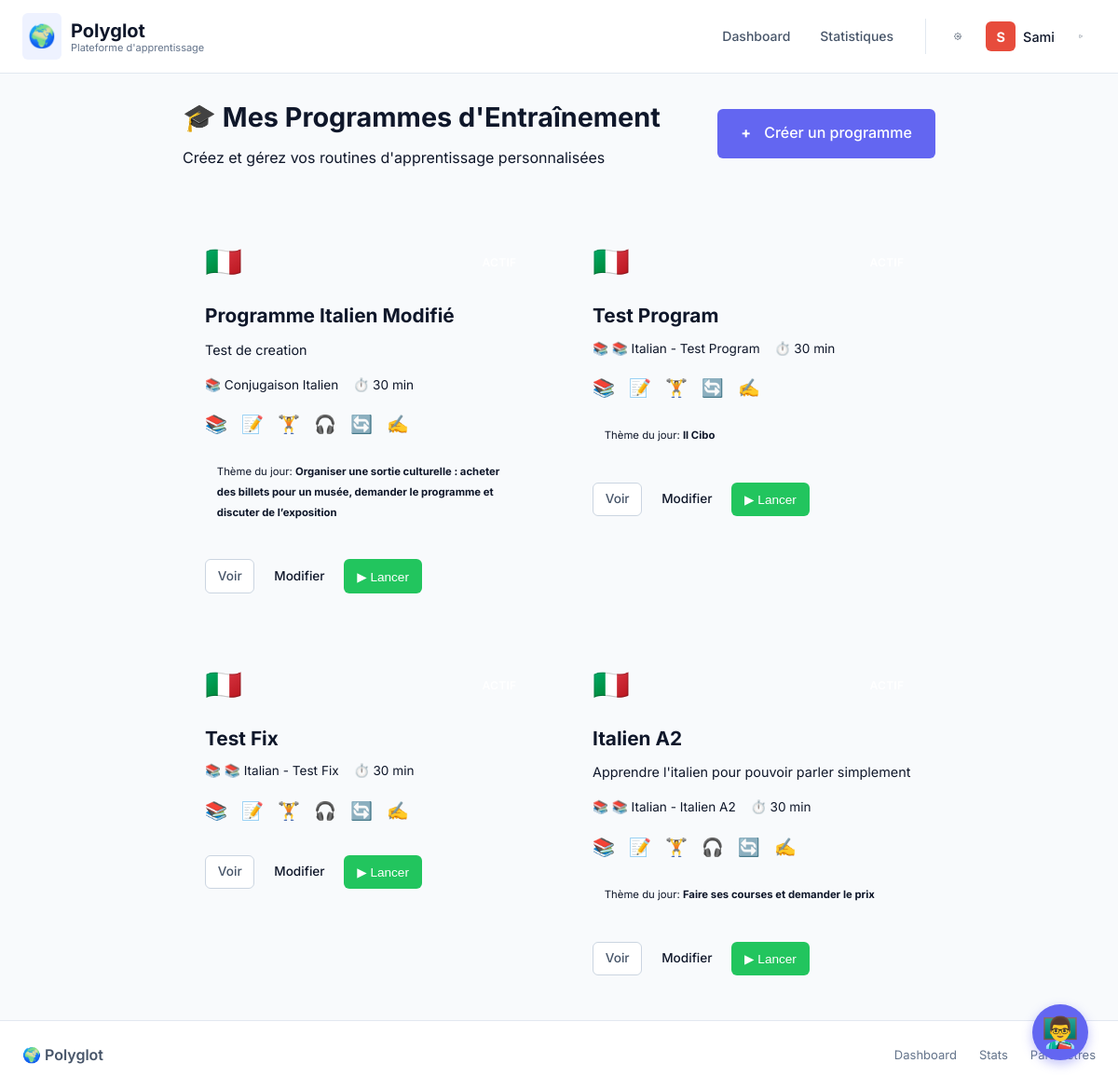
The app's page /programs/ (signed in) with its own data.
### app/models.py (models this page shows, shortened)
class User(UserMixin, db.Model):
    id = db.Column(db.Integer, primary_key=True)
    username = db.Column(db.String(80), unique=True, nullable=False)
    password_hash = db.Column(db.String(256))  # Password obligatoire pour nouveaux users
    is_pro = db.Column(db.Boolean, default=False)
    avatar_color = db.Column(db.String(7), default='#3498db')
    created_at = db.Column(db.DateTime, default=datetime.utcnow)
    learner_profile = db.Column(db.JSON, default=lambda: {
        'native_language': 'fr',
        'known_languages': [],  # [{code, level, years}]
        'learning_style': 'balanced',  # visual, auditory, reading, kinesthetic, balanced
        'correction_preference': 'moderate',  # strict, moderate, encouraging
        'goals': [],  # conversation, travel, work, exams, culture
        'daily_time_available': 30  # minutes
    })
    decks = db.relationship('Deck', backref='user', lazy=True, cascade='all, delete-orphan')
    languages = db.relationship('UserLanguage', backref='user', lazy=True, cascade='all, delete-orphan')

class TrainingProgram(db.Model):
    id = db.Column(db.Integer, primary_key=True)
    user_id = db.Column(db.Integer, db.ForeignKey('user.id'), nullable=False)
    deck_id = db.Column(db.Integer, db.ForeignKey('deck.id'), nullable=False)
    name = db.Column(db.String(200), nullable=False)
    description = db.Column(db.Text)
    target_language = db.Column(db.String(50), default='italian')
    native_language = db.Column(db.String(50), default='french')
    exercise_config = db.Column(db.JSON, default=lambda: {
        'order': ['flashcards', 'git_input', 'gym', 'shadowing', 'git_output', 'writing'],
        'enabled': {
            'flashcards': True,
            'git_input': True,
            'gym': True,
            'shadowing': True,
            'git_output': True,
            'writing': True
        },
        'duration_target': 30
    })
    program_profile = db.Column(db.JSON, default=lambda: {
        'current_level': 'A2',  # CECRL level
        'years_learning': 0,
        'goals': ['conversation', 'travel'],  # conversation, travel, work, exams, culture
        'correction_strictness': 'moderate',  # strict, moderate, encouraging
        'focus_areas': []  # grammar, vocabulary, pronunciation, listening, writing
    })
    lego_templates = db.Column(db.JSON, default=lambda: [
        {
            "pattern": "[SUJET] deve [VERBE] [OBJET]",
            "slots": {
                "SUJET": {"type": "subject"},
                "VERBE": {"type": "verb", "tags": ["Tag:Action"]},
                "OBJET": {"type": "object", "match_context": "VERBE"}
            }
        },
        {
            "pattern": "[SUJET] non può [VERBE] [OBJET]",
            "slots": {
                "SUJET": {"type": "subject"},
                "VERBE": {"type": "verb", "tags": ["Tag:Action"]},
                "OBJET": {"type": "object", "match_context": "VERBE"}
            }
        },
        {
            "pattern": "[SUJET] vuole [VERBE] [OBJET]",
            "slots": {
                "SUJET": {"type": "subject"},
                "VERBE": {"type": "verb", "tags": ["Tag:Action"]},
                "OBJET": {"type": "object", "match_context": "VERBE"}
            }
        }
    ])
    fsi_mutations = db.Column(db.JSON, default=lambda: ['NEGATION', 'FUTUR', 'PASSE', 'PLURIEL', 'QUESTION'])
    shadowing_resources = db.Column(db.JSON, default=list)
    daily_themes = db.Column(db.JSON, default=list)
    current_theme_index = db.Column(db.Integer, default=0)
    llm_prompts = db.Column(db.JSON, default=lambda: {
        'text_generation': "Génère un texte court (50-80 mots) en {target_language} sur le thème: {theme}. Niveau A2, phrases simples.",
        'quest_generation': "Crée une mission courte en {native_language} demandant à l'utilisateur de raconter une anecdote utilisant ces mots: {words}",
        'correction': "Tu es un correcteur strict. Corrige ce texte en {target_language}. Affiche les erreurs et explique-les.",
        'lego_generation': "Génère 5 templates de structures de phrases pour apprendre {target_language} au niveau A2. Format JSON: [{\"pattern\": \"...\", \"example\": \"...\"}]"
    })
    daily_cheat_tokens = db.Column(db.Integer, default=3)
    is_active = db.Column(db.Boolean, default=True)
    created_at = db.Column(db.DateTime, default=datetime.utcnow)
    updated_at = db.Column(db.DateTime, default=datetime.utcnow, onupdate=datetime.utcnow)
    user = db.relationship('User', backref=db.backref('programs', lazy=True))
    deck = db.relationship('Deck', backref=db.backref('programs', lazy=True))
    def get_current_theme(self):
        if not self.daily_themes:
            return None
        return self.daily_themes[self.current_theme_index % len(self.daily_themes)]

class Deck(db.Model):
    id = db.Column(db.Integer, primary_key=True)
    user_id = db.Column(db.Integer, db.ForeignKey('user.id'), nullable=False)
    name = db.Column(db.String(200), nullable=False)
    description = db.Column(db.Text)
    is_program_deck = db.Column(db.Boolean, default=False)  # Auto-created for training programs
    created_at = db.Column(db.DateTime, default=datetime.utcnow)
    cards = db.relationship('Card', backref='deck', lazy=True, cascade='all, delete-orphan')
    categories = db.relationship('Category', backref='deck', lazy=True, cascade='all, delete-orphan')

### app/routes/programs.py (the view)
@bp.route('/')
def list_programs():
    programs = TrainingProgram.query.filter_by(user_id=g.user.id).all()
    return render_template('programs/list.html', programs=programs)

### app/routes/auth.py (called while the page is built)
@bp.before_app_request
def load_logged_in_user():
    if current_user.is_authenticated:
        g.user = current_user
    else:
        g.user = None

### app/routes/programs.py (called while the page is built)
@bp.before_request
def check_login():
    if not g.user:
        return redirect(url_for('auth.login'))

### app/templates/programs/list.html (shortened to what this page needs)
{% extends 'base.html' %}
{% block content %}
<div class="programs-header">
    <div class="header-left">
        <h1>🎓 Mes Programmes d'Entraînement</h1>
        <p>Créez et gérez vos routines d'apprentissage personnalisées</p>
    </div>
    <div class="header-right">
        <a href="{{ url_for('programs.new_program') }}" class="btn btn-primary btn-lg">
            <span class="btn-icon">+</span>
            Créer un programme
        </a>
    </div>
</div>
{% if programs %}
<div class="programs-grid">
    {% for program in programs %}
    <div class="program-card {% if not program.is_active %}inactive{% endif %}">
        <div class="program-header">
            <div class="program-language">
                {% if program.target_language == 'italian' %}🇮🇹{% elif program.target_language == 'japanese' %}🇯🇵{%
                elif program.target_language == 'spanish' %}🇪🇸{% elif program.target_language == 'german' %}🇩🇪{%
                else %}🌍{% endif %}
            </div>
            <div class="program-status">
                {% if program.is_active %}
                <span class="badge badge-success">Actif</span>
                {% else %}
                <span class="badge badge-muted">Inactif</span>
                {% endif %}
            </div>
        </div>
        <h3 class="program-name">{{ program.name }}</h3>
        {% if program.description %}
        <p class="program-desc">{{ program.description[:100] }}{% if program.description|length > 100 %}...{% endif %}
        </p>
        {% endif %}
        <div class="program-meta">
            <span class="meta-item">📚 {{ program.deck.name if program.deck else 'Aucun deck' }}</span>
            <span class="meta-item">⏱️ {{ program.exercise_config.duration_target if program.exercise_config else 30 }}
                min</span>
        </div>
        <div class="program-exercises">
            {% set enabled = program.exercise_config.enabled if program.exercise_config else {} %}
            {% if enabled.get('flashcards') %}📚{% endif %}
            {% if enabled.get('git_input') %}📝{% endif %}
            {% if enabled.get('gym') %}🏋️{% endif %}
            {% if enabled.get('shadowing') %}🎧{% endif %}
            {% if enabled.get('git_output') %}🔄{% endif %}
            {% if enabled.get('writing') %}✍️{% endif %}
        </div>
        {% if program.get_current_theme() %}
        <div class="program-theme">
            <small>Thème du jour: <strong>{{ program.get_current_theme() }}</strong></small>
        </div>
        {% endif %}
        <div class="program-actions">
            <a href="{{ url_for('programs.view_program', program_id=program.id) }}"
                class="btn btn-sm btn-secondary">Voir</a>
            <a href="{{ url_for('programs.edit_program', program_id=program.id) }}"
                class="btn btn-sm btn-outline">Modifier</a>
            <button class="btn btn-sm btn-success" disabled title="Bientôt disponible">▶ Lancer</button>
        </div>
    </div>
    {% endfor %}
</div>
{% endif %}
{% endblock %}

### app/templates/base.html (shortened to what this page needs)
<!DOCTYPE html>
<html lang="fr">
<head>
    <link rel="stylesheet" href="{{ url_for('static', filename='css/style.css') }}">
</head>
<body>
    {% block navbar %}
    <nav class="navbar">
        <div class="navbar-inner">
            <div class="nav-brand">
                <a href="{{ url_for('main.index') }}">
                    <span class="logo-icon">🌍</span>
                    <span class="brand-text">
                        Polyglot
                        <small>Plateforme d'apprentissage</small>
                    </span>
                </a>
            </div>
            <ul class="nav-links">
                <li><a href="{{ url_for('main.index') }}"
                        class="{% if request.endpoint == 'main.index' %}active{% endif %}">
                        Dashboard
                    </a></li>
                <li><a href="{{ url_for('stats.global_stats') }}"
                        class="{% if 'stats' in request.endpoint %}active{% endif %}">
                        Statistiques
                    </a></li>
                {% if g.user %}
                <li class="nav-user-section">
                    <a href="{{ url_for('auth.profile_settings') }}" class="settings-btn" title="Paramètres">
                    </a>
                    <div class="user-avatar-link" title="{{ g.user.username }}">
                        <div class="user-avatar" style="background-color: {{ g.user.avatar_color }};">
                            {{ g.user.username[0]|upper }}
                        </div>
                        <span class="user-name">{{ g.user.username }}</span>
                    </div>
                    <a href="{{ url_for('auth.logout') }}" class="logout-btn" title="Déconnexion">
                        <svg width="18" height="18" viewBox="0 0 24 24" fill="none" stroke="currentColor"
                            stroke-width="2" stroke-linecap="round" stroke-linejoin="round">
                            <path d="M9 21H5a2 2 0 0 1-2-2V5a2 2 0 0 1 2-2h4"></path>
                            <polyline points="16 17 21 12 16 7"></polyline>
                            <line x1="21" y1="12" x2="9" y2="12"></line>
                        </svg>
                    </a>
                </li>
                {% endif %}
            </ul>
        </div>
    </nav>
    {% endblock %}
    <main class="{% block main_class %}container{% endblock %}">
        {% block content %}{% endblock %}
    </main>
    {% block footer %}
    <footer class="footer">
        <div class="footer-inner">
            <div class="footer-brand">🌍 Polyglot</div>
            <div class="footer-links">
                <a href="{{ url_for('main.index') }}">Dashboard</a>
                <a href="{{ url_for('stats.global_stats') }}">Stats</a>
                {% if g.user %}
                <a href="{{ url_for('auth.profile_settings') }}">Paramètres</a>
                {% endif %}
            </div>
        </div>
    </footer>
    {% endblock %}
    <div id="polyglot-helper">
        <button id="helper-trigger" onclick="toggleHelper()">
            👨‍🏫
        </button>
    </div>
</body>
</html>

### app/templates/programs/list.html (style rules this page uses)
.programs-header { display: flex; justify-content: space-between; align-items: center; margin-bottom: 2rem; padding-bottom: 1rem; border-bottom: 1px solid var(--border-color); }
.programs-header h1 { margin: 0; font-size: 1.8rem; }
.programs-header p { margin: 0.5rem 0 0; color: var(--text-muted); }
.btn-lg { padding: 0.8rem 1.5rem; font-size: 1rem; }
.btn-icon { margin-right: 0.5rem; font-weight: bold; }
.programs-grid { display: grid; grid-template-columns: repeat(auto-fill, minmax(320px, 1fr)); gap: 1.5rem; }
.program-card { background: var(--card-bg); border-radius: 12px; padding: 1.5rem; border: 1px solid var(--border-color); transition: transform 0.2s, box-shadow 0.2s; }
.program-header { display: flex; justify-content: space-between; align-items: center; margin-bottom: 1rem; }
.program-language { font-size: 2rem; }
.badge { padding: 0.3rem 0.6rem; border-radius: 20px; font-size: 0.75rem; font-weight: 600; }
.badge-success { background: var(--success-color); color: white; }
.program-name { margin: 0 0 0.5rem; font-size: 1.3rem; }
.program-desc { color: var(--text-muted); font-size: 0.9rem; margin-bottom: 1rem; }
.program-meta { display: flex; gap: 1rem; margin-bottom: 1rem; font-size: 0.85rem; color: var(--text-muted); }
.program-exercises { font-size: 1.2rem; margin-bottom: 1rem; letter-spacing: 0.3rem; }
.program-theme { background: var(--bg-color); padding: 0.5rem 0.8rem; border-radius: 6px; margin-bottom: 1rem; font-size: 0.85rem; }
.program-actions { display: flex; gap: 0.5rem; padding-top: 1rem; border-top: 1px solid var(--border-color); }
.btn-sm { padding: 0.4rem 0.8rem; font-size: 0.85rem; }
.btn-outline { background: transparent; border: 1px solid var(--border-color); color: var(--text-color); }

### app/templates/base.html (style rules this page uses)
#polyglot-helper { position: fixed; bottom: 2rem; right: 2rem; z-index: 9999; font-family: 'Inter', sans-serif; }
#helper-trigger { width: 60px; height: 60px; border-radius: 50%; background: var(--primary, #6366f1); color: white; font-size: 2rem; border: none; box-shadow: 0 4px 12px rgba(99, 102, 241, 0.4); cursor: pointer; transition: transform 0.2s, background 0.2s; display: flex; align-items: center; justify-content: center; }

### records on screen
User: user "S", user.username "Sami"
TrainingProgram: name "Programme Italien Modifié", description "Test de creation", deck "Conjugaison Italien", exercise_config "30", get_current_theme "Organiser une sortie culturelle : acheter des billets pour un musée, demander le programme et discuter de l’exposition"
TrainingProgram: name "Test Program", deck "📚 Italian - Test Program", exercise_config "30", get_current_theme "Il Cibo"
TrainingProgram: name "Test Fix", deck "📚 Italian - Test Fix", exercise_config "30"
TrainingProgram: name "Italien A2", description "Apprendre l'italien pour pouvoir parler simplement", deck "📚 Italian - Italien A2", exercise_config "30", get_current_theme "Faire ses courses et demander le prix"
